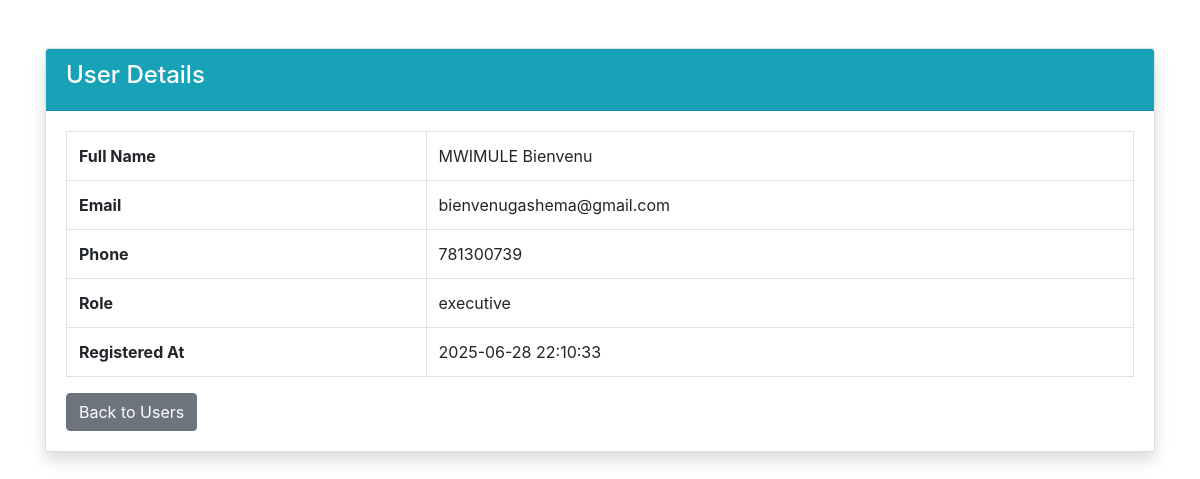
The app's page /edits/view_user.php?id=5 (signed in) with its own data.
### tables this page shows
CREATE TABLE `users` (
  `id` int(12) NOT NULL,
  `names` varchar(100) NOT NULL,
  `email` varchar(50) NOT NULL,
  `phone` int(14) NOT NULL,
  `password` varchar(300) NOT NULL,
  `role` varchar(12) NOT NULL,
  `otp` int(100) NOT NULL,
  `time` timestamp(6) NOT NULL DEFAULT current_timestamp(6) ON UPDATE current_timestamp(6)
);

### edits/view_user.php (the view, shortened to what this page needs)
<?php
require_once(__DIR__ . '/../config/config.php');
$user_id = (int)$_GET['id'];
$stmt = mysqli_prepare($conn, "SELECT names, email, phone, role, time FROM users WHERE id = ?");
mysqli_stmt_bind_param($stmt, "i", $user_id);
$stmt->execute();
$result = $stmt->get_result();
$user = $result->fetch_assoc();
?>
<!DOCTYPE html>
<html lang="en">
<head>
    <link href="https://cdn.jsdelivr.net/npm/bootstrap@4.6.2/dist/css/bootstrap.min.css" rel="stylesheet">
</head>
<body>
<div class="container mt-5">
    <div class="card shadow">
        <div class="card-header bg-info text-white">
            <h4>User Details</h4>
        </div>
        <div class="card-body">
            <table class="table table-bordered">
                <tr>
                    <th>Full Name</th>
                    <td><?= htmlspecialchars($user['names']) ?></td>
                </tr>
                <tr>
                    <th>Email</th>
                    <td><?= htmlspecialchars($user['email']) ?></td>
                </tr>
                <tr>
                    <th>Phone</th>
                    <td><?= htmlspecialchars($user['phone']) ?></td>
                </tr>
                <tr>
                    <th>Role</th>
                    <td><?= htmlspecialchars($user['role']) ?></td>
                </tr>
                <tr>
                    <th>Registered At</th>
                    <td><?= date("Y-m-d H:i:s", strtotime($user['time'])) ?></td>
                </tr>
            </table>
            <a href="../executive/table.php#users" class="btn btn-secondary">Back to Users</a>
        </div>
    </div>
</div>
</body>
</html>

### records on screen
users: names "MWIMULE Bienvenu", email "bienvenugashema@gmail.com", phone "781300739", role "executive", time "2025-06-28 22:10:33"
